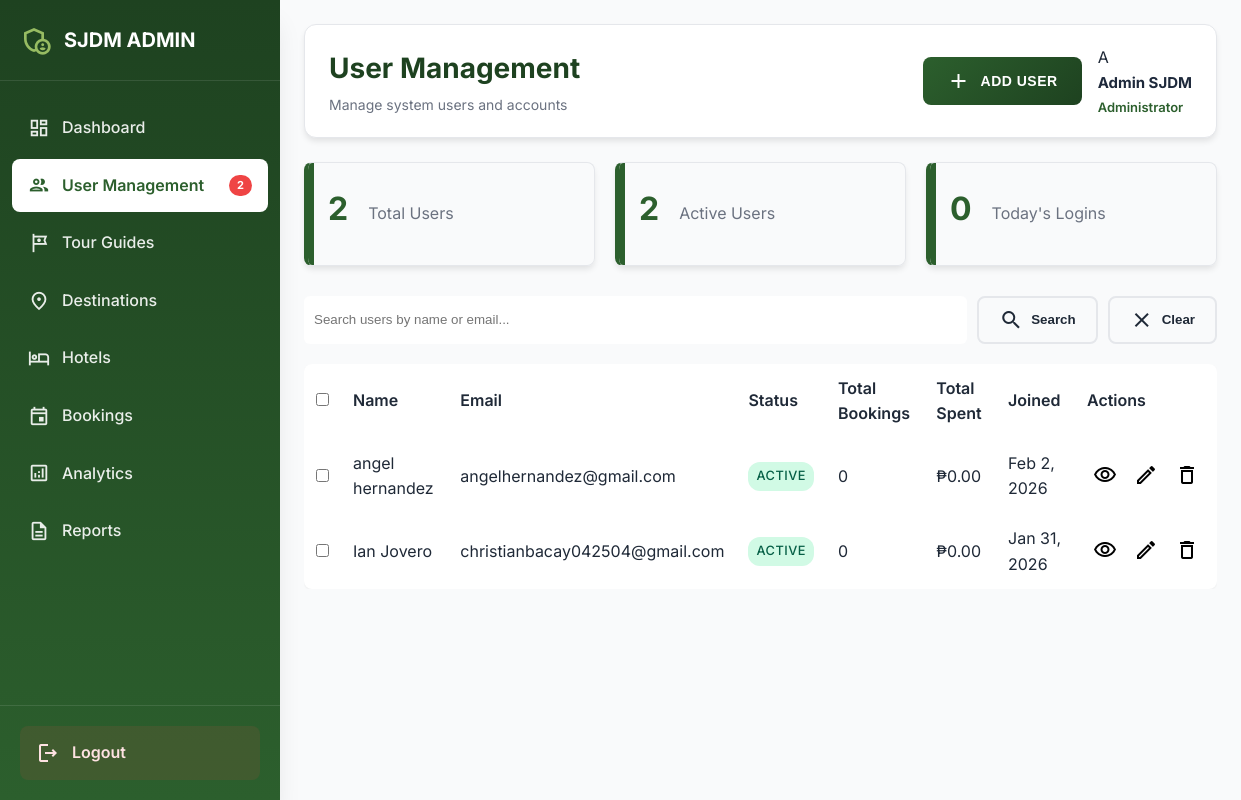
/admin/user-management.php (signed in), run on the app's committed database.
### tables this page shows
CREATE TABLE `users` (
  `id` int(11) NOT NULL,
  `first_name` varchar(50) NOT NULL,
  `last_name` varchar(50) NOT NULL,
  `email` varchar(100) NOT NULL,
  `password` varchar(255) NOT NULL,
  `user_type` enum('user','admin') DEFAULT 'user',
  `status` enum('active','inactive','suspended') DEFAULT 'active',
  `created_at` timestamp NOT NULL DEFAULT current_timestamp(),
  `updated_at` timestamp NOT NULL DEFAULT current_timestamp() ON UPDATE current_timestamp(),
  `last_login` timestamp NULL DEFAULT NULL
);

### config/auth.php (called while the page is built, shortened)
<?php
function getCurrentUserId() {
    return isset($_SESSION['user_id']) ? $_SESSION['user_id'] : null;
}
function getCurrentUser() {
    $conn = getDatabaseConnection();
    $userId = getCurrentUserId();
    $stmt = $conn->prepare("SELECT id, first_name, last_name, email, user_type, status FROM users WHERE id = ?");
    $stmt->bind_param("i", $userId);
    $stmt->execute();
    $result = $stmt->get_result();
    $user = $result->fetch_assoc();
    return $user;
}
?>

### admin/user-management.php (the view, shortened to what this page needs)
<?php
require_once __DIR__ . '/../config/auth.php';
function getAdminConnection() {
    return getDatabaseConnection();
}
function initAdminAuth() {
    return getCurrentUser();
}
function getUsersList($conn, $page = 1, $limit = 15, $search = '') {
    $offset = ($page - 1) * $limit;
    $search = $conn->real_escape_string($search);
    $usersQuery = "SELECT u.*,
                   (SELECT COUNT(*) FROM bookings WHERE user_id = u.id) as total_bookings,
                   (SELECT SUM(total_amount) FROM bookings WHERE user_id = u.id AND status = 'completed') as total_spent
                   FROM users u
                   WHERE u.user_type = 'user'";
    $usersQuery .= " ORDER BY u.created_at DESC LIMIT $limit OFFSET $offset";
    $usersResult = $conn->query($usersQuery);
    $countQuery = "SELECT COUNT(*) as total FROM users WHERE user_type = 'user'";
    $countResult = $conn->query($countQuery);
    $totalCount = $countResult->fetch_assoc()['total'];
    $totalPages = ceil($totalCount / $limit);
    $users = [];
    while ($row = $usersResult->fetch_assoc()) {
        $users[] = $row;
    }
    return [
        'users' => $users,
        'pagination' => [
            'current_page' => $page,
            'total_pages' => $totalPages,
            'total_count' => $totalCount,
            'limit' => $limit
        ]
    ];
}
function getAdminStats($conn) {
    $stats = [];
    $result = $conn->query("SELECT COUNT(*) as total FROM users WHERE user_type = 'user'");
    $stats['totalUsers'] = $result->fetch_assoc()['total'];
    $result = $conn->query("SELECT COUNT(*) as total FROM users WHERE user_type = 'user' AND status = 'active'");
    $stats['activeUsers'] = $result->fetch_assoc()['total'];
    $result = $conn->query("SELECT COUNT(*) as total FROM bookings");
    $stats['totalBookings'] = $result->fetch_assoc()['total'];
    $result = $conn->query("SELECT COUNT(DISTINCT user_id) as total FROM login_activity WHERE DATE(login_time) = CURDATE() AND status = 'success'");
    $stats['todayLogins'] = $result->fetch_assoc()['total'];
    $result = $conn->query("SELECT COUNT(*) as total FROM tour_guides");
    $stats['totalGuides'] = $result->fetch_assoc()['total'];
    $result = $conn->query("SELECT COUNT(*) as total FROM tourist_spots");
    $stats['totalDestinations'] = $result->fetch_assoc()['total'];
    return $stats;
}
$currentUser = initAdminAuth();
$conn = getAdminConnection();
$page = isset($_GET['page']) ? max(1, intval($_GET['page'])) : 1;
$limit = 15;
$search = isset($_GET['search']) ? $conn->real_escape_string($_GET['search']) : '';
$usersData = getUsersList($conn, $page, $limit, $search);
$users = $usersData['users'];
$stats = getAdminStats($conn);
?>
<!DOCTYPE html>
<html lang="en">
<head>
    <link rel="stylesheet" href="admin-styles.css">
</head>
<body>
    <div class="admin-container">
        <aside class="sidebar">
            <div class="sidebar-header">
                <div class="logo">
                    <span class="material-icons-outlined">admin_panel_settings</span>
                    <span>SJDM ADMIN</span>
                </div>
            </div>
            <nav class="sidebar-nav">
                <a href="dashboard.php" class="nav-item">
                    <span class="material-icons-outlined">dashboard</span>
                    <span>Dashboard</span>
                </a>
                <a href="user-management.php" class="nav-item active">
                    <span class="material-icons-outlined">people</span>
                    <span>User Management</span>
                    <?php if ($stats['totalUsers'] > 0): ?>
                        <span class="badge"><?php echo $stats['totalUsers']; ?></span>
                    <?php endif; ?>
                </a>
                <a href="tour-guides.php" class="nav-item">
                    <span class="material-icons-outlined">tour</span>
                    <span>Tour Guides</span>
                </a>
                <a href="destinations.php" class="nav-item">
                    <span class="material-icons-outlined">place</span>
                    <span>Destinations</span>
                </a>
                <a href="hotels.php" class="nav-item">
                    <span class="material-icons-outlined">hotel</span>
                    <span>Hotels</span>
                </a>
                <a href="bookings.php" class="nav-item">
                    <span class="material-icons-outlined">event</span>
                    <span>Bookings</span>
                </a>
                <a href="analytics.php" class="nav-item">
                    <span class="material-icons-outlined">analytics</span>
                    <span>Analytics</span>
                </a>
                <a href="reports.php" class="nav-item">
                    <span class="material-icons-outlined">description</span>
                    <span>Reports</span>
                </a>
            </nav>
            <div class="sidebar-footer">
                <a href="logout.php" class="logout-btn">
                    <span class="material-icons-outlined">logout</span>
                    <span>Logout</span>
                </a>
            </div>
        </aside>
        <main class="main-content">
            <header class="top-bar">
                <div class="page-title">
                    <h1>User Management</h1>
                    <p>Manage system users and accounts</p>
                </div>
                <div class="top-bar-actions">
                    <button class="btn-primary" onclick="showAddUserModal()">
                        <span class="material-icons-outlined">add</span>
                        Add User
                    </button>
                    <div class="user-profile">
                        <div class="avatar">
                            <span><?php echo strtoupper(substr($currentUser['first_name'], 0, 1)); ?></span>
                        </div>
                        <div class="user-info">
                            <p class="user-name"><?php echo htmlspecialchars($currentUser['first_name'] . ' ' . $currentUser['last_name']); ?></p>
                            <p class="user-role">Administrator</p>
                        </div>
                    </div>
                </div>
            </header>
            <div class="content-area">
                <div class="user-stats">
                    <div class="stat-card">
                        <h3><?php echo $stats['totalUsers']; ?></h3>
                        <p>Total Users</p>
                    </div>
                    <div class="stat-card">
                        <h3><?php echo $stats['activeUsers']; ?></h3>
                        <p>Active Users</p>
                    </div>
                    <div class="stat-card">
                        <h3><?php echo $stats['todayLogins']; ?></h3>
                        <p>Today's Logins</p>
                    </div>
                </div>
                <div class="search-bar">
                    <input type="text" id="searchInput" placeholder="Search users by name or email..." value="<?php echo htmlspecialchars($search); ?>">
                    <button class="btn-secondary" onclick="searchUsers()">
                        <span class="material-icons-outlined">search</span>
                        Search
                    </button>
                    <button class="btn-secondary" onclick="clearSearch()">
                        <span class="material-icons-outlined">clear</span>
                        Clear
                    </button>
                </div>
                <div class="table-container">
                    <table class="user-table">
                        <thead>
                            <tr>
                                <th>
                                    <input type="checkbox" id="selectAll" onchange="toggleSelectAll()">
                                </th>
                                <th>Name</th>
                                <th>Email</th>
                                <th>Status</th>
                                <th>Total Bookings</th>
                                <th>Total Spent</th>
                                <th>Joined</th>
                                <th>Actions</th>
                            </tr>
                        </thead>
                        <tbody>
                            <?php foreach ($users as $user): ?>
                            <tr>
                                <td>
                                    <input type="checkbox" class="user-checkbox" value="<?php echo $user['id']; ?>">
                                </td>
                                <td><?php echo htmlspecialchars($user['first_name'] . ' ' . $user['last_name']); ?></td>
                                <td><?php echo htmlspecialchars($user['email']); ?></td>
                                <td>
                                    <span class="status-badge status-<?php echo $user['status']; ?>">
                                        <?php echo ucfirst($user['status']); ?>
                                    </span>
                                </td>
                                <td><?php echo $user['total_bookings']; ?></td>
                                <td>₱<?php echo number_format($user['total_spent'] ?? 0, 2); ?></td>
                                <td><?php echo date('M j, Y', strtotime($user['created_at'])); ?></td>
                                <td>
                                    <div class="action-buttons">
                                        <button class="btn-icon" onclick="viewUser(<?php echo $user['id']; ?>)" title="View">
                                            <span class="material-icons-outlined">visibility</span>
                                        </button>
                                        <button class="btn-icon" onclick="editUser(<?php echo $user['id']; ?>)" title="Edit">
                                            <span class="material-icons-outlined">edit</span>
                                        </button>
                                        <button class="btn-icon" onclick="deleteUser(<?php echo $user['id']; ?>)" title="Delete">
                                            <span class="material-icons-outlined">delete</span>
                                        </button>
                                    </div>
                                </td>
                            </tr>
                            <?php endforeach; ?>
                        </tbody>
                    </table>
                </div>
            </div>
        </main>
    </div>
</body>
</html>

### admin/user-management.php (style rules this page uses)
.user-stats { display: grid; grid-template-columns: repeat(auto-fit, minmax(250px, 1fr)); gap: 20px; margin-bottom: 30px; }
.stat-card { background: var(--bg-light); padding: 20px; border-radius: var(--radius-md); border-left: 4px solid var(--primary); }
.stat-card h3 { margin: 0 0 10px 0; font-size: 2rem; color: var(--primary); }
.stat-card p { margin: 0; color: var(--text-secondary); }
.search-bar { display: flex; gap: 10px; margin-bottom: 20px; }
.search-bar input { flex: 1; padding: 10px; border: 1px solid var(--border-color); border-radius: var(--radius-sm); }
.user-table { width: 100%; border-collapse: collapse; background: white; border-radius: var(--radius-md); overflow: hidden; box-shadow: var(--shadow-sm); }
.user-table th, .user-table td { padding: 12px; text-align: left; border-bottom: 1px solid var(--border-color); }
.user-table th { background: var(--bg-light); font-weight: 600; }
.status-badge { padding: 4px 8px; border-radius: 12px; font-size: 0.8rem; font-weight: 500; }
.status-active { background: #d1fae5; color: #065f46; }
.action-buttons { display: flex; gap: 5px; }
.btn-icon { padding: 6px; border: none; background: transparent; cursor: pointer; border-radius: 4px; transition: background 0.2s; }

### data on the page
users: first_name "A", first_name+last_name "Admin SJDM"
users: first_name+last_name "angel hernandez", email "angelhernandez@gmail.com", status "ACTIVE", total_bookings "0", total_spent "0.00", created_at "Feb 2, 2026"
users: first_name+last_name "Ian Jovero", email "christianbacay042504@gmail.com", status "ACTIVE", total_bookings "0", total_spent "0.00", created_at "Jan 31, 2026"

### other printed values
$stats['totalUsers'] "2"
$stats['activeUsers'] "2"
$stats['todayLogins'] "0"
